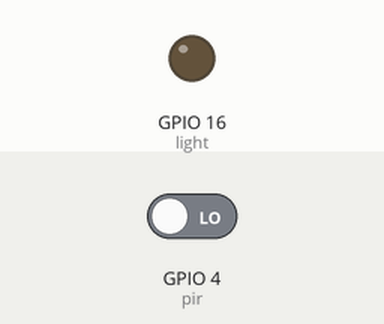
The program below on a simulated Raspberry Pi (BCM pin numbers). Parts: output pins drawn as LEDs (lit = HIGH). The inputs (shaded band) are chosen by the test bench; at power-on: GPIO 4 (pir) LOW.

Above: at 1.2 s.
1.3 s: GPIO 4 (pir) driven HIGH
At 1.6 s:
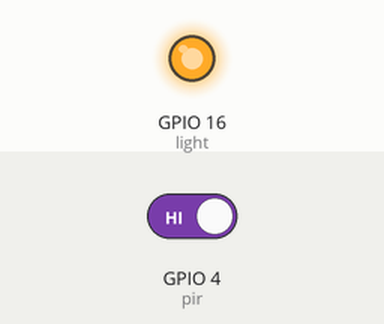
2.8 s: GPIO 4 (pir) driven LOW
At 4.0 s:
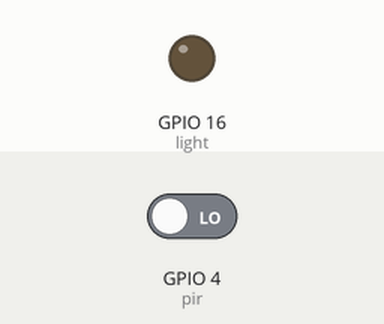
Timing chart, 0 to 5.8 s (numbered marks = the images above; inputs shaded):
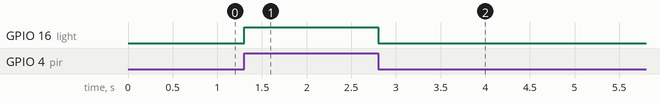

Measured:
- after the input at 1.3 s, GPIO 16 (light): LOW → HIGH at once
- after the input at 2.8 s, GPIO 16 (light): HIGH → LOW at once

The program:

temp_light.py
```python
#!/usr/bin/env python

# Import libraries
from gpiozero import MotionSensor, LED
from gpiozero import MCP3008
from signal import pause
from time import sleep

# Variables
pir = MotionSensor(4)
light = LED(16)
#adc = MCP3008(channel=0)

# Functions
def convert_temp(gen):
    for value in gen:
        yield (value * 3.3 - 0.5) * 100

# Program
#while True:
pir.when_motion = light.on
pir.when_no_motion = light.off
    #temp = convert_temp(adc.values)
    #print('The temperature is', temp, 'C')
    #sleep(1)
pause()
```
